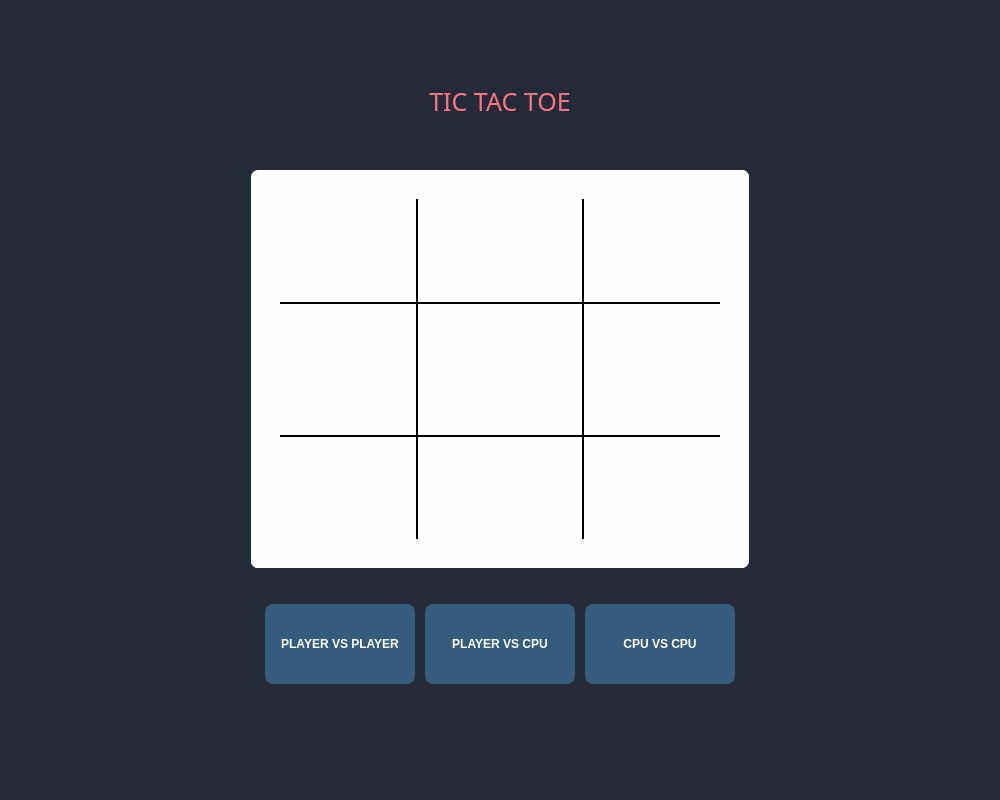
<?xml version="1.0" encoding="UTF-8"?>
<ui version="4.0">
 <class>MainWindow</class>
 <widget class="QMainWindow" name="MainWindow">
  <property name="geometry">
   <rect>
    <x>0</x>
    <y>0</y>
    <width>1000</width>
    <height>800</height>
   </rect>
  </property>
  <property name="minimumSize">
   <size>
    <width>1000</width>
    <height>800</height>
   </size>
  </property>
  <property name="maximumSize">
   <size>
    <width>1000</width>
    <height>1000</height>
   </size>
  </property>
  <property name="contextMenuPolicy">
   <enum>Qt::NoContextMenu</enum>
  </property>
  <property name="windowTitle">
   <string>MainWindow</string>
  </property>
  <property name="toolButtonStyle">
   <enum>Qt::ToolButtonIconOnly</enum>
  </property>
  <property name="animated">
   <bool>true</bool>
  </property>
  <widget class="QWidget" name="centralwidget">
   <property name="minimumSize">
    <size>
     <width>1000</width>
     <height>800</height>
    </size>
   </property>
   <property name="maximumSize">
    <size>
     <width>1000</width>
     <height>800</height>
    </size>
   </property>
   <widget class="QWidget" name="widget" native="true">
    <property name="geometry">
     <rect>
      <x>0</x>
      <y>0</y>
      <width>1000</width>
      <height>800</height>
     </rect>
    </property>
    <property name="minimumSize">
     <size>
      <width>1000</width>
      <height>800</height>
     </size>
    </property>
    <property name="maximumSize">
     <size>
      <width>1000</width>
      <height>800</height>
     </size>
    </property>
    <property name="styleSheet">
     <string notr="true">background-color:#242a38;</string>
    </property>
    <widget class="QWidget" name="gridLayoutWidget">
     <property name="geometry">
      <rect>
       <x>0</x>
       <y>0</y>
       <width>1001</width>
       <height>151</height>
      </rect>
     </property>
     <layout class="QGridLayout" name="container_header">
      <item row="0" column="0">
       <spacer name="verticalSpacer_header">
        <property name="orientation">
         <enum>Qt::Vertical</enum>
        </property>
        <property name="sizeHint" stdset="0">
         <size>
          <width>20</width>
          <height>40</height>
         </size>
        </property>
       </spacer>
      </item>
      <item row="1" column="0">
       <widget class="QLabel" name="title">
        <property name="minimumSize">
         <size>
          <width>200</width>
          <height>100</height>
         </size>
        </property>
        <property name="maximumSize">
         <size>
          <width>200</width>
          <height>100</height>
         </size>
        </property>
        <property name="font">
         <font>
          <family>Segoe Print</family>
          <pointsize>-1</pointsize>
         </font>
        </property>
        <property name="styleSheet">
         <string notr="true">color:#FF7582;
font-size: 25px;
font-family: Segoe Print;</string>
        </property>
        <property name="text">
         <string>TIC TAC TOE</string>
        </property>
        <property name="alignment">
         <set>Qt::AlignCenter</set>
        </property>
       </widget>
      </item>
     </layout>
    </widget>
    <widget class="QWidget" name="gridLayoutWidget_2">
     <property name="geometry">
      <rect>
       <x>-1</x>
       <y>149</y>
       <width>1001</width>
       <height>441</height>
      </rect>
     </property>
     <layout class="QGridLayout" name="container_body">
      <item row="0" column="0">
       <spacer name="horizontalSpacer_left_body">
        <property name="orientation">
         <enum>Qt::Horizontal</enum>
        </property>
        <property name="sizeHint" stdset="0">
         <size>
          <width>40</width>
          <height>20</height>
         </size>
        </property>
       </spacer>
      </item>
      <item row="0" column="1">
       <widget class="QWidget" name="widget_board" native="true">
        <property name="sizePolicy">
         <sizepolicy hsizetype="Fixed" vsizetype="Fixed">
          <horstretch>0</horstretch>
          <verstretch>0</verstretch>
         </sizepolicy>
        </property>
        <property name="minimumSize">
         <size>
          <width>500</width>
          <height>400</height>
         </size>
        </property>
        <property name="maximumSize">
         <size>
          <width>500</width>
          <height>400</height>
         </size>
        </property>
        <property name="styleSheet">
         <string notr="true">background-color:#FEFEFE;
border: 2px solid;
border-color:transparent;
border-radius: 8px;</string>
        </property>
        <widget class="Line" name="line_vertical_1">
         <property name="geometry">
          <rect>
           <x>166</x>
           <y>30</y>
           <width>2</width>
           <height>340</height>
          </rect>
         </property>
         <property name="minimumSize">
          <size>
           <width>2</width>
           <height>340</height>
          </size>
         </property>
         <property name="maximumSize">
          <size>
           <width>2</width>
           <height>340</height>
          </size>
         </property>
         <property name="styleSheet">
          <string notr="true">background-color:#000000;</string>
         </property>
         <property name="orientation">
          <enum>Qt::Vertical</enum>
         </property>
        </widget>
        <widget class="Line" name="line_horizontal_1">
         <property name="geometry">
          <rect>
           <x>30</x>
           <y>133</y>
           <width>440</width>
           <height>2</height>
          </rect>
         </property>
         <property name="minimumSize">
          <size>
           <width>440</width>
           <height>2</height>
          </size>
         </property>
         <property name="maximumSize">
          <size>
           <width>440</width>
           <height>2</height>
          </size>
         </property>
         <property name="styleSheet">
          <string notr="true">background-color:#000000;</string>
         </property>
         <property name="orientation">
          <enum>Qt::Horizontal</enum>
         </property>
        </widget>
        <widget class="Line" name="line_horizontal_2">
         <property name="geometry">
          <rect>
           <x>30</x>
           <y>266</y>
           <width>440</width>
           <height>2</height>
          </rect>
         </property>
         <property name="minimumSize">
          <size>
           <width>440</width>
           <height>2</height>
          </size>
         </property>
         <property name="maximumSize">
          <size>
           <width>440</width>
           <height>2</height>
          </size>
         </property>
         <property name="styleSheet">
          <string notr="true">background-color:#000000;</string>
         </property>
         <property name="orientation">
          <enum>Qt::Horizontal</enum>
         </property>
        </widget>
        <widget class="Line" name="line_vertical_2">
         <property name="geometry">
          <rect>
           <x>332</x>
           <y>30</y>
           <width>2</width>
           <height>340</height>
          </rect>
         </property>
         <property name="minimumSize">
          <size>
           <width>0</width>
           <height>340</height>
          </size>
         </property>
         <property name="maximumSize">
          <size>
           <width>2</width>
           <height>340</height>
          </size>
         </property>
         <property name="styleSheet">
          <string notr="true">background-color:#000000;</string>
         </property>
         <property name="orientation">
          <enum>Qt::Vertical</enum>
         </property>
        </widget>
        <widget class="QPushButton" name="button_pos00">
         <property name="geometry">
          <rect>
           <x>25</x>
           <y>25</y>
           <width>141</width>
           <height>108</height>
          </rect>
         </property>
         <property name="minimumSize">
          <size>
           <width>141</width>
           <height>108</height>
          </size>
         </property>
         <property name="maximumSize">
          <size>
           <width>141</width>
           <height>108</height>
          </size>
         </property>
         <property name="font">
          <font>
           <pointsize>48</pointsize>
          </font>
         </property>
         <property name="styleSheet">
          <string notr="true">QPushButton
{
background-color:#FEFEFEFE;
}

QPushButton::hover
{
background-color:#e8e8e8;
}</string>
         </property>
         <property name="text">
          <string/>
         </property>
        </widget>
        <widget class="QPushButton" name="button_pos01">
         <property name="geometry">
          <rect>
           <x>167</x>
           <y>0</y>
           <width>166</width>
           <height>133</height>
          </rect>
         </property>
         <property name="minimumSize">
          <size>
           <width>166</width>
           <height>133</height>
          </size>
         </property>
         <property name="maximumSize">
          <size>
           <width>166</width>
           <height>133</height>
          </size>
         </property>
         <property name="font">
          <font>
           <pointsize>48</pointsize>
          </font>
         </property>
         <property name="styleSheet">
          <string notr="true">QPushButton
{
background-color:#FEFEFEFE;
}

QPushButton::hover
{
background-color:#e8e8e8;
}</string>
         </property>
         <property name="text">
          <string/>
         </property>
        </widget>
        <widget class="QPushButton" name="button_pos02">
         <property name="geometry">
          <rect>
           <x>334</x>
           <y>0</y>
           <width>166</width>
           <height>133</height>
          </rect>
         </property>
         <property name="minimumSize">
          <size>
           <width>166</width>
           <height>133</height>
          </size>
         </property>
         <property name="maximumSize">
          <size>
           <width>166</width>
           <height>133</height>
          </size>
         </property>
         <property name="font">
          <font>
           <pointsize>48</pointsize>
          </font>
         </property>
         <property name="styleSheet">
          <string notr="true">QPushButton
{
background-color:#FEFEFEFE;
}

QPushButton::hover
{
background-color:#e8e8e8;
}</string>
         </property>
         <property name="text">
          <string/>
         </property>
        </widget>
        <widget class="QPushButton" name="button_pos10">
         <property name="geometry">
          <rect>
           <x>0</x>
           <y>134</y>
           <width>166</width>
           <height>133</height>
          </rect>
         </property>
         <property name="minimumSize">
          <size>
           <width>166</width>
           <height>133</height>
          </size>
         </property>
         <property name="maximumSize">
          <size>
           <width>166</width>
           <height>133</height>
          </size>
         </property>
         <property name="font">
          <font>
           <pointsize>48</pointsize>
          </font>
         </property>
         <property name="styleSheet">
          <string notr="true">QPushButton
{
background-color:#FEFEFEFE;
}

QPushButton::hover
{
background-color:#e8e8e8;
}</string>
         </property>
         <property name="text">
          <string/>
         </property>
        </widget>
        <widget class="QPushButton" name="button_pos11">
         <property name="geometry">
          <rect>
           <x>167</x>
           <y>134</y>
           <width>166</width>
           <height>133</height>
          </rect>
         </property>
         <property name="minimumSize">
          <size>
           <width>166</width>
           <height>133</height>
          </size>
         </property>
         <property name="maximumSize">
          <size>
           <width>166</width>
           <height>133</height>
          </size>
         </property>
         <property name="font">
          <font>
           <pointsize>48</pointsize>
          </font>
         </property>
         <property name="styleSheet">
          <string notr="true">QPushButton
{
background-color:#FEFEFEFE;
}

QPushButton::hover
{
background-color:#e8e8e8;
}</string>
         </property>
         <property name="text">
          <string/>
         </property>
        </widget>
        <widget class="QPushButton" name="button_pos12">
         <property name="geometry">
          <rect>
           <x>333</x>
           <y>134</y>
           <width>166</width>
           <height>133</height>
          </rect>
         </property>
         <property name="minimumSize">
          <size>
           <width>166</width>
           <height>133</height>
          </size>
         </property>
         <property name="maximumSize">
          <size>
           <width>166</width>
           <height>133</height>
          </size>
         </property>
         <property name="font">
          <font>
           <pointsize>48</pointsize>
          </font>
         </property>
         <property name="styleSheet">
          <string notr="true">QPushButton
{
background-color:#FEFEFEFE;
}

QPushButton::hover
{
background-color:#e8e8e8;
}</string>
         </property>
         <property name="text">
          <string/>
         </property>
        </widget>
        <widget class="QPushButton" name="button_pos20">
         <property name="geometry">
          <rect>
           <x>0</x>
           <y>267</y>
           <width>166</width>
           <height>133</height>
          </rect>
         </property>
         <property name="minimumSize">
          <size>
           <width>166</width>
           <height>133</height>
          </size>
         </property>
         <property name="maximumSize">
          <size>
           <width>166</width>
           <height>133</height>
          </size>
         </property>
         <property name="font">
          <font>
           <pointsize>48</pointsize>
          </font>
         </property>
         <property name="styleSheet">
          <string notr="true">QPushButton
{
background-color:#FEFEFEFE;
}

QPushButton::hover
{
background-color:#e8e8e8;
}</string>
         </property>
         <property name="text">
          <string/>
         </property>
        </widget>
        <widget class="QPushButton" name="button_pos21">
         <property name="geometry">
          <rect>
           <x>167</x>
           <y>267</y>
           <width>166</width>
           <height>133</height>
          </rect>
         </property>
         <property name="minimumSize">
          <size>
           <width>166</width>
           <height>133</height>
          </size>
         </property>
         <property name="maximumSize">
          <size>
           <width>166</width>
           <height>133</height>
          </size>
         </property>
         <property name="font">
          <font>
           <pointsize>48</pointsize>
          </font>
         </property>
         <property name="styleSheet">
          <string notr="true">QPushButton
{
background-color:#FEFEFEFE;
}

QPushButton::hover
{
background-color:#e8e8e8;
}</string>
         </property>
         <property name="text">
          <string/>
         </property>
        </widget>
        <widget class="QPushButton" name="button_pos22">
         <property name="geometry">
          <rect>
           <x>333</x>
           <y>267</y>
           <width>166</width>
           <height>133</height>
          </rect>
         </property>
         <property name="minimumSize">
          <size>
           <width>166</width>
           <height>133</height>
          </size>
         </property>
         <property name="maximumSize">
          <size>
           <width>166</width>
           <height>133</height>
          </size>
         </property>
         <property name="font">
          <font>
           <pointsize>48</pointsize>
          </font>
         </property>
         <property name="styleSheet">
          <string notr="true">QPushButton
{
background-color:#FEFEFEFE;
}

QPushButton::hover
{
background-color:#e8e8e8;
}</string>
         </property>
         <property name="text">
          <string/>
         </property>
        </widget>
       </widget>
      </item>
      <item row="0" column="3">
       <spacer name="horizontalSpacer_right_body">
        <property name="orientation">
         <enum>Qt::Horizontal</enum>
        </property>
        <property name="sizeHint" stdset="0">
         <size>
          <width>40</width>
          <height>20</height>
         </size>
        </property>
       </spacer>
      </item>
     </layout>
    </widget>
    <widget class="QWidget" name="gridLayoutWidget_3">
     <property name="geometry">
      <rect>
       <x>-1</x>
       <y>589</y>
       <width>1001</width>
       <height>211</height>
      </rect>
     </property>
     <layout class="QGridLayout" name="container_footer">
      <property name="topMargin">
       <number>15</number>
      </property>
      <property name="horizontalSpacing">
       <number>10</number>
      </property>
      <property name="verticalSpacing">
       <number>6</number>
      </property>
      <item row="0" column="4">
       <spacer name="horizontalSpacer_right_bot">
        <property name="orientation">
         <enum>Qt::Horizontal</enum>
        </property>
        <property name="sizeHint" stdset="0">
         <size>
          <width>40</width>
          <height>20</height>
         </size>
        </property>
       </spacer>
      </item>
      <item row="0" column="2">
       <widget class="QPushButton" name="pushButton_pvc">
        <property name="minimumSize">
         <size>
          <width>150</width>
          <height>80</height>
         </size>
        </property>
        <property name="maximumSize">
         <size>
          <width>150</width>
          <height>80</height>
         </size>
        </property>
        <property name="styleSheet">
         <string notr="true">QPushButton
{
color:#FEFEFE;
background-color:#355C7D;
font-size: 12px;
font-weight: bold;
border: 0px solid;
border-color:transparent;
border-radius: 8px;
}

QPushButton::hover
{
color:#FEFEFE;
background-color:#49769c;
font-size: 12px;
}

QPushButton::pressed
{
color:#FEFEFE;
background-color:#49769c;
font-size: 13px;
border: 2px solid;
border-color:transparent;
border-radius: 8px;
}

</string>
        </property>
        <property name="text">
         <string>PLAYER VS CPU</string>
        </property>
       </widget>
      </item>
      <item row="0" column="1">
       <widget class="QPushButton" name="pushButton_pvp">
        <property name="minimumSize">
         <size>
          <width>150</width>
          <height>80</height>
         </size>
        </property>
        <property name="maximumSize">
         <size>
          <width>150</width>
          <height>80</height>
         </size>
        </property>
        <property name="styleSheet">
         <string notr="true">QPushButton
{
color:#FEFEFE;
background-color:#355C7D;
font-size: 12px;
font-weight: bold;
border: 0px solid;
border-color:transparent;
border-radius: 8px;
}

QPushButton::hover
{
color:#FEFEFE;
background-color:#49769c;
font-size: 12px;
}

QPushButton::pressed
{
color:#FEFEFE;
background-color:#49769c;
font-size: 13px;
border: 2px solid;
border-color:transparent;
border-radius: 8px;
}

</string>
        </property>
        <property name="text">
         <string>PLAYER VS PLAYER</string>
        </property>
       </widget>
      </item>
      <item row="1" column="4">
       <spacer name="verticalSpacer_bot">
        <property name="orientation">
         <enum>Qt::Vertical</enum>
        </property>
        <property name="sizeHint" stdset="0">
         <size>
          <width>20</width>
          <height>40</height>
         </size>
        </property>
       </spacer>
      </item>
      <item row="0" column="0">
       <spacer name="horizontalSpacer_left_bot">
        <property name="orientation">
         <enum>Qt::Horizontal</enum>
        </property>
        <property name="sizeHint" stdset="0">
         <size>
          <width>40</width>
          <height>20</height>
         </size>
        </property>
       </spacer>
      </item>
      <item row="0" column="3">
       <widget class="QPushButton" name="pushButton_cvc">
        <property name="minimumSize">
         <size>
          <width>150</width>
          <height>80</height>
         </size>
        </property>
        <property name="maximumSize">
         <size>
          <width>150</width>
          <height>80</height>
         </size>
        </property>
        <property name="styleSheet">
         <string notr="true">QPushButton
{
color:#FEFEFE;
background-color:#355C7D;
font-size: 12px;
font-weight: bold;
border: 0px solid;
border-color:transparent;
border-radius: 8px;
}

QPushButton::hover
{
color:#FEFEFE;
background-color:#49769c;
font-size: 12px;
}

QPushButton::pressed
{
color:#FEFEFE;
background-color:#49769c;
font-size: 13px;
border: 2px solid;
border-color:transparent;
border-radius: 8px;
}

</string>
        </property>
        <property name="text">
         <string>CPU VS CPU</string>
        </property>
       </widget>
      </item>
     </layout>
    </widget>
   </widget>
  </widget>
 </widget>
 <resources/>
 <connections/>
</ui>
